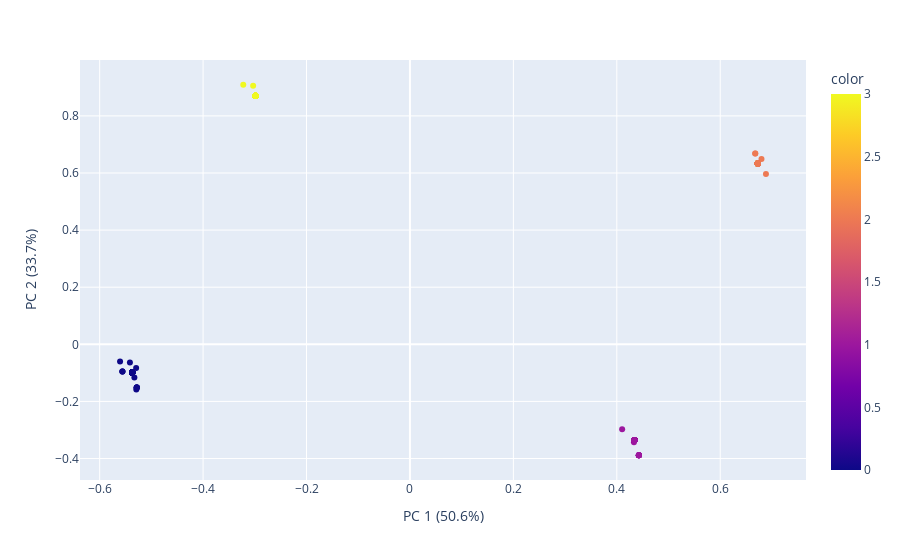

Here is the notebook cell this chart was saved with:
### Code cell
pca_services_2 = PCA(n_components=2)
components_services_2 = pca_services_2.fit_transform(df_services.drop('cluster', axis=1))

labels = {
    str(i): f"PC {i+1} ({var:.1f}%)"
    for i, var in enumerate(pca_services_2.explained_variance_ratio_ * 100)
}

fig = px.scatter(components_services_2, x=0, y=1, color=y_km_services_2, labels=labels)
fig.show()

### Figure 1 — Plotly figure (JSON) as saved in the notebook; plotly's stock layout.template omitted (floating-point values rounded to 4 significant figures; data arrays with more than 128 entries replaced by an {"elided": "..."} marker saying what was removed)
{"data": [{"hovertemplate": "PC 1 (50.6%)=%{x}<br>PC 2 (33.7%)=%{y}<br>color=%{marker.color}<extra></extra>", "legendgroup": "", "marker": {"color": {"elided": "440 int values"}, "coloraxis": "coloraxis", "symbol": "circle"}, "mode": "markers", "name": "", "orientation": "v", "showlegend": false, "type": "scatter", "x": {"elided": "440 float values"}, "xaxis": "x", "y": {"elided": "440 float values"}, "yaxis": "y"}], "layout": {"coloraxis": {"colorbar": {"title": {"text": "color"}}, "colorscale": [[0, "#0d0887"], [0.1111, "#46039f"], [0.2222, "#7201a8"], [0.3333, "#9c179e"], [0.4444, "#bd3786"], [0.5556, "#d8576b"], [0.6667, "#ed7953"], [0.7778, "#fb9f3a"], [0.8889, "#fdca26"], [1, "#f0f921"]]}, "legend": {"tracegroupgap": 0}, "margin": {"t": 60}, "xaxis": {"anchor": "y", "domain": [0, 1], "title": {"text": "PC 1 (50.6%)"}}, "yaxis": {"anchor": "x", "domain": [0, 1], "title": {"text": "PC 2 (33.7%)"}}}}
